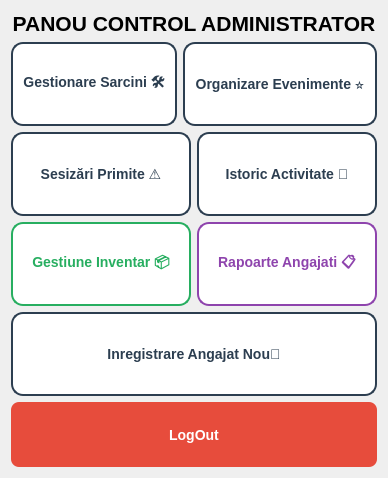
      <widget class="QWidget" name="page_1">
       <property name="styleSheet">
        <string notr="true">/* Stil general pentru butoanele din meniu */
QPushButton {
    background-color: #ffffff;
    border: 2px solid #2c3e50; /* O culoare elegantă de bleumarin închis */
    border-radius: 12px;
    color: #2c3e50;
    font-family: &quot;Segoe UI&quot;, sans-serif;
    font-size: 14px;
    font-weight: bold;
    padding: 10px;
    min-height: 60px; /* Le facem mai înalte să pară butoane de dashboard */
}

/* Efect când treci cu mouse-ul peste butoane */
QPushButton:hover {
    background-color: #34495e;
    color: white;
    border: 2px solid #34495e;
}

/* Stil pentru butonul de LogOut (să iasă în evidență) */
QPushButton#btnLogoutAdmin {
    background-color: #e74c3c; /* Roșu */
    border: none;
    color: white;
    min-height: 45px;
    border-radius: 8px;
}

QPushButton#btnLogoutAdmin:hover {
    background-color: #c0392b; /* Roșu mai închis la hover */
}

/* Butonul de Gestiune Inventar (care e singur pe rând) */
QPushButton#btnGoInventar {
    border: 2px solid #27ae60; /* Verde */
    color: #27ae60;
}

QPushButton#btnGoInventar:hover {
    background-color: #27ae60;
    color: white;
}

QPushButton#btnGoRapoarte {
    border: 2px solid #8e44ad;
    color: #8e44ad;
}

QPushButton#btnGoRapoarte:hover {
    background-color: #8e44ad;
    color: white;
}</string>
       </property>
       <layout class="QVBoxLayout" name="verticalLayout_3">
        <item>
         <widget class="QLabel" name="label_2">
          <property name="font">
           <font>
            <family>Segoe UI</family>
            <pointsize>16</pointsize>
            <bold>true</bold>
           </font>
          </property>
          <property name="text">
           <string>PANOU CONTROL ADMINISTRATOR</string>
          </property>
          <property name="alignment">
           <set>Qt::AlignmentFlag::AlignCenter</set>
          </property>
         </widget>
        </item>
        <item>
         <layout class="QHBoxLayout" name="horizontalLayout">
          <item>
           <widget class="QPushButton" name="btnGoTasks">
            <property name="text">
             <string>Gestionare Sarcini 🛠️</string>
            </property>
           </widget>
          </item>
          <item>
           <widget class="QPushButton" name="btnGoEvents">
            <property name="text">
             <string>Organizare Evenimente ⭐</string>
            </property>
           </widget>
          </item>
         </layout>
        </item>
        <item>
         <layout class="QHBoxLayout" name="horizontalLayout_3">
          <item>
           <widget class="QPushButton" name="btnGoSesizari">
            <property name="text">
             <string>Sesizări Primite ⚠️</string>
            </property>
           </widget>
          </item>
          <item>
           <widget class="QPushButton" name="btnGoIstoric">
            <property name="text">
             <string>Istoric Activitate 📜</string>
            </property>
           </widget>
          </item>
         </layout>
        </item>
        <item>
         <layout class="QHBoxLayout" name="hLayoutInventarRapoarte">
          <item>
           <widget class="QPushButton" name="btnGoInventar">
            <property name="text">
             <string>Gestiune Inventar 📦</string>
            </property>
           </widget>
          </item>
          <item>
           <widget class="QPushButton" name="btnGoRapoarte">
            <property name="text">
             <string>Rapoarte Angajati 📋</string>
            </property>
           </widget>
          </item>
         </layout>
        </item>
        <item>
         <widget class="QPushButton" name="btnGoCreareCont">
          <property name="text">
           <string>Inregistrare Angajat Nou👷</string>
          </property>
         </widget>
        </item>
        <item>
         <widget class="QPushButton" name="btnLogoutAdmin">
          <property name="text">
           <string>LogOut</string>
          </property>
         </widget>
        </item>
       </layout>
      </widget>
